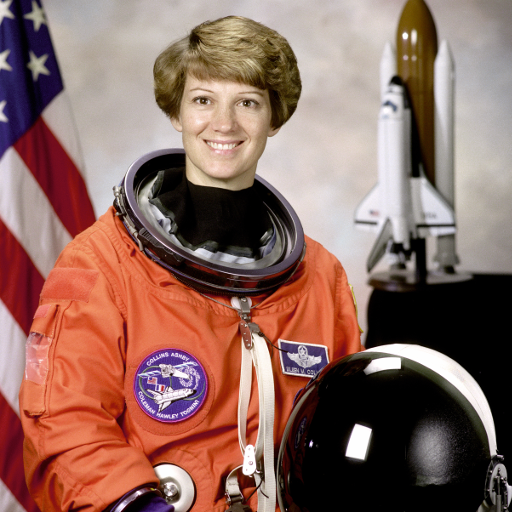
#> input picture data/astronaut.png, 512 x 512 px
$ python evaluate.py out.png
#> lines starting #> are read from the running program, lines starting #| are printed output that depends on the picture
### desktop/engine.py
"""Local image loading and Error Level Analysis for Image Spatter."""

import argparse
import base64
import json
import sys
from pathlib import Path
from time import perf_counter

import cv2
import numpy as np
from PIL import Image, ImageOps

MAX_PIXELS = 24_000_000
PREVIEW_EDGE = 1200
DISPLAY_MAX = 20


def read_image(path):
    with Image.open(path) as source:
#> source is the input picture: PIL image 512x512 RGB; mean R, G, B 141.6, 105.8, 96.5
        if source.width * source.height > MAX_PIXELS:
            raise ValueError("En fazla 24 megapiksel büyüklüğünde bir görüntü seç.")
        source_format = source.format
#> source_format = 'PNG'
        image = ImageOps.exif_transpose(source)
        if "A" in image.getbands() or "transparency" in image.info:
            rgba = image.convert("RGBA")
            image = Image.alpha_composite(Image.new("RGBA", rgba.size, "white"), rgba)
        rgb = np.asarray(image.convert("RGB"))
    return cv2.cvtColor(rgb, cv2.COLOR_RGB2BGR), source_format


def jpeg_roundtrip(image, quality):
    if type(quality) is not int or not 1 <= quality <= 100:
        raise ValueError("JPEG kalitesi 1 ile 100 arasında bir tam sayı olmalı.")
    success, encoded = cv2.imencode(".jpg", image, [cv2.IMWRITE_JPEG_QUALITY, quality])
    if not success:
        raise OSError("JPEG kodlanamadı.")
    decoded = cv2.imdecode(encoded, cv2.IMREAD_COLOR)
    if decoded is None:
        raise OSError("Yeniden sıkıştırılan JPEG okunamadı.")
    return decoded


def calculate_ela(image, quality):
    # Three uint8 differences sum to at most 765, which fits in uint16.
    difference = cv2.absdiff(image, jpeg_roundtrip(image, quality))
    return difference.sum(axis=2, dtype=np.uint16)


# [46 lines left out: functions preview, png_data, analyze, not called in this run]


# [10 lines that do not run on import are left out]

### desktop/evaluate.py
"""Generate the controlled V1 evaluation CSV using the application's ELA engine."""

import argparse
import csv
from pathlib import Path
from statistics import median
from time import perf_counter

import numpy as np

from engine import calculate_ela, jpeg_roundtrip, read_image

QUALITIES = (20, 80, 95)
REPEATS = 7
POSITIONS = ((390, 40), (230, 165), (45, 245))


def timed_ela(image, quality):
    calculate_ela(image, quality)
    times = []
    for _ in range(REPEATS):
        start = perf_counter()
        result = calculate_ela(image, quality)
        times.append((perf_counter() - start) * 1000)
    return result, median(times)


def auc_inside_mask(scores, mask):
    inside = np.bincount(scores[mask], minlength=766)
    outside = np.bincount(scores[~mask], minlength=766)
    # Count lower-scoring outside pixels and award half credit for ties.
    pairs = inside @ (np.cumsum(outside) - 0.5 * outside)
    return pairs / (inside.sum() * outside.sum())


def evaluate(source):
    base = jpeg_roundtrip(source, 75)
    control = jpeg_roundtrip(base, 95)
    patch = source[340:420, 130:210]
    for x, y in POSITIONS:
        edited = base.copy()
        edited[y:y+80, x:x+80] = patch
        edited = jpeg_roundtrip(edited, 95)
        mask = np.zeros(source.shape[:2], dtype=bool)
        mask[y:y+80, x:x+80] = True
        for quality in QUALITIES:
            control_ela, control_ms = timed_ela(control, quality)
            edited_ela, edited_ms = timed_ela(edited, quality)
            control_mean = control_ela[mask].mean() / 3
            edited_mean = edited_ela[mask].mean() / 3
            yield {
                "patch_x": x,
                "patch_y": y,
                "quality": quality,
                "control_roi_mean": f"{control_mean:.4f}",
                "edited_roi_mean": f"{edited_mean:.4f}",
                "roi_mean_gap": f"{edited_mean - control_mean:.4f}",
                "edited_roi_auc": f"{auc_inside_mask(edited_ela, mask):.4f}",
                "control_median_ms": f"{control_ms:.4f}",
                "edited_median_ms": f"{edited_ms:.4f}",
            }


if __name__ == "__main__":
    parser = argparse.ArgumentParser(description=__doc__)
    parser.add_argument("output", type=Path, help="CSV output path")
    args = parser.parse_args()
    source, _ = read_image(Path(__file__).resolve().parent.parent / "data" / "astronaut.png")
#> source: shape (512, 512, 3)
    rows = list(evaluate(source))
#> call 3 of jpeg_roundtrip, with quality = 95
#> in jpeg_roundtrip (call 3), `decoded = cv2.imdecode(encoded, cv2.IMREAD_COLOR)`:
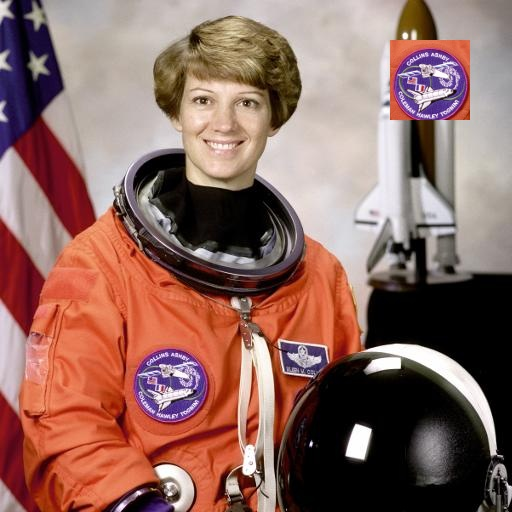
#> decoded: shape (512, 512, 3); mean B, G, R 97.1, 105.1, 142.1
#> in calculate_ela, `return difference.sum(axis=2, dtype=np.uint16)`:
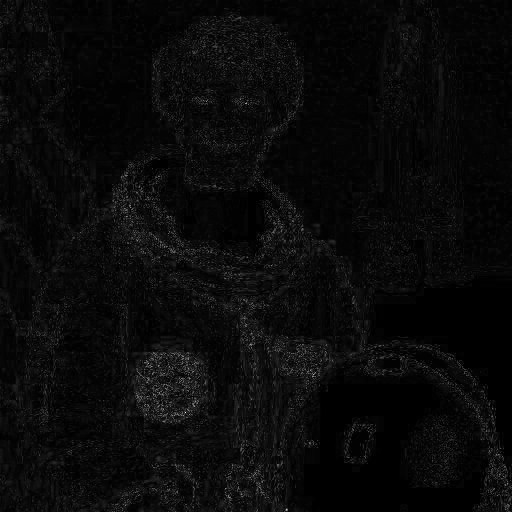
#> returned value: shape (512, 512) uint16; min 0, max 368, mean 14.9; drawn with min black and max white
#> in auc_inside_mask, `inside = np.bincount(scores[mask], minlength=766)`: inside = 766 values, max 139 at index 25, min 0 at index 144, mean 8.36
#> in auc_inside_mask, `outside = np.bincount(scores[~mask], minlength=766)`: outside = 766 values, max 23147 at index 0, min 0 at index 162, mean 333.9
#> in auc_inside_mask, `pairs = inside @ (np.cumsum(outside) - 0.5 * outside)`: pairs = 1.41e+09
#> in calculate_ela (call 17), `return difference.sum(axis=2, dtype=np.uint16)`:
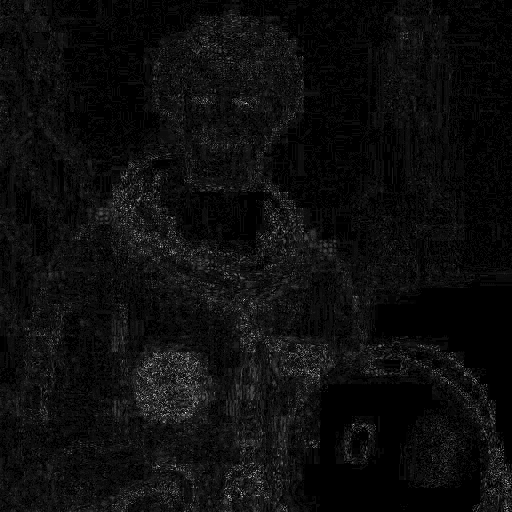
#> returned value: shape (512, 512) uint16; min 0, max 56, mean 3; drawn with min black and max white
#> in timed_ela (call 8), `calculate_ela(image, quality)`:
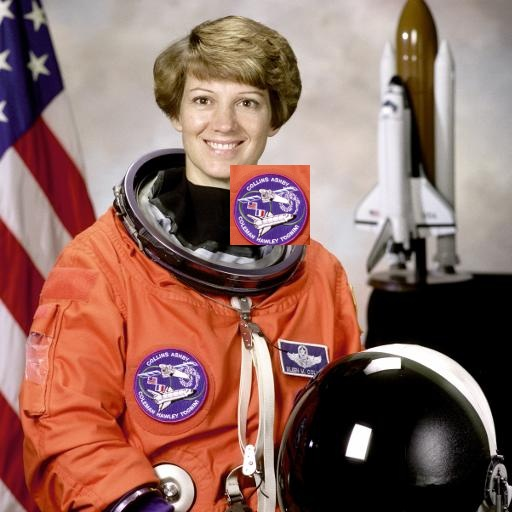
#> image: shape (512, 512, 3); mean B, G, R 97.6, 106, 143.1
#> in timed_ela (call 14), `calculate_ela(image, quality)`:
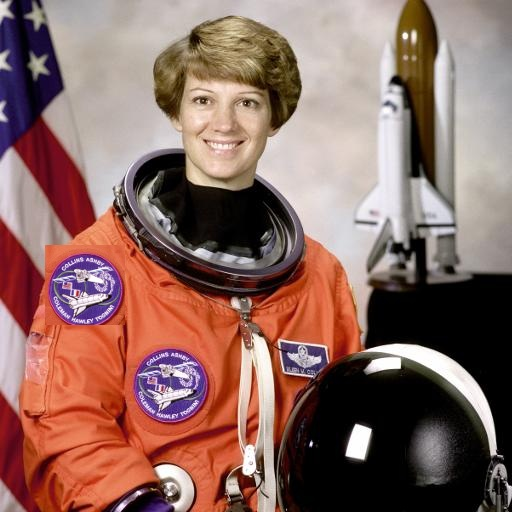
#> image: shape (512, 512, 3); mean B, G, R 97.9, 105.5, 140.1
#> in timed_ela (call 16), `result = calculate_ela(image, quality)`:
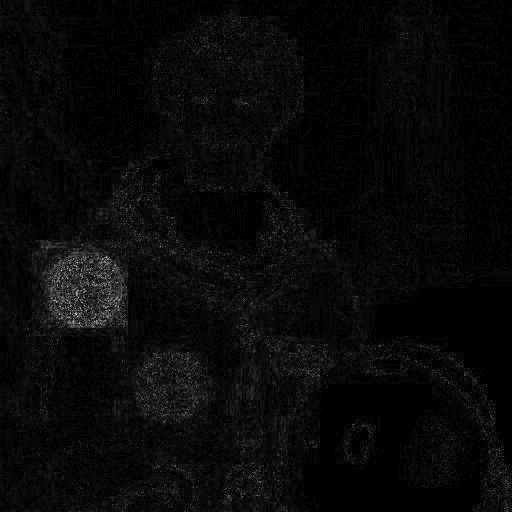
#> result: shape (512, 512) uint16; min 0, max 94, mean 3.4; drawn with min black and max white
#> in timed_ela (call 18), `result = calculate_ela(image, quality)`:
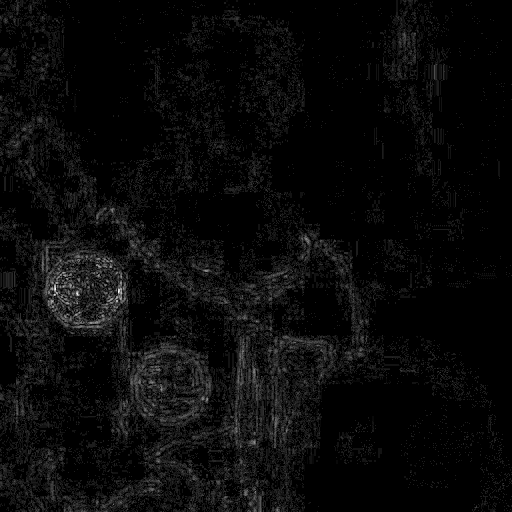
#> result: shape (512, 512) uint16; min 0, max 26, mean 1; drawn with min black and max white
#> rows = 9 items
    with args.output.open("w", encoding="utf-8", newline="") as output:
        writer = csv.DictWriter(output, fieldnames=rows[0].keys(), lineterminator="\n")
        writer.writeheader()
        writer.writerows(rows)
